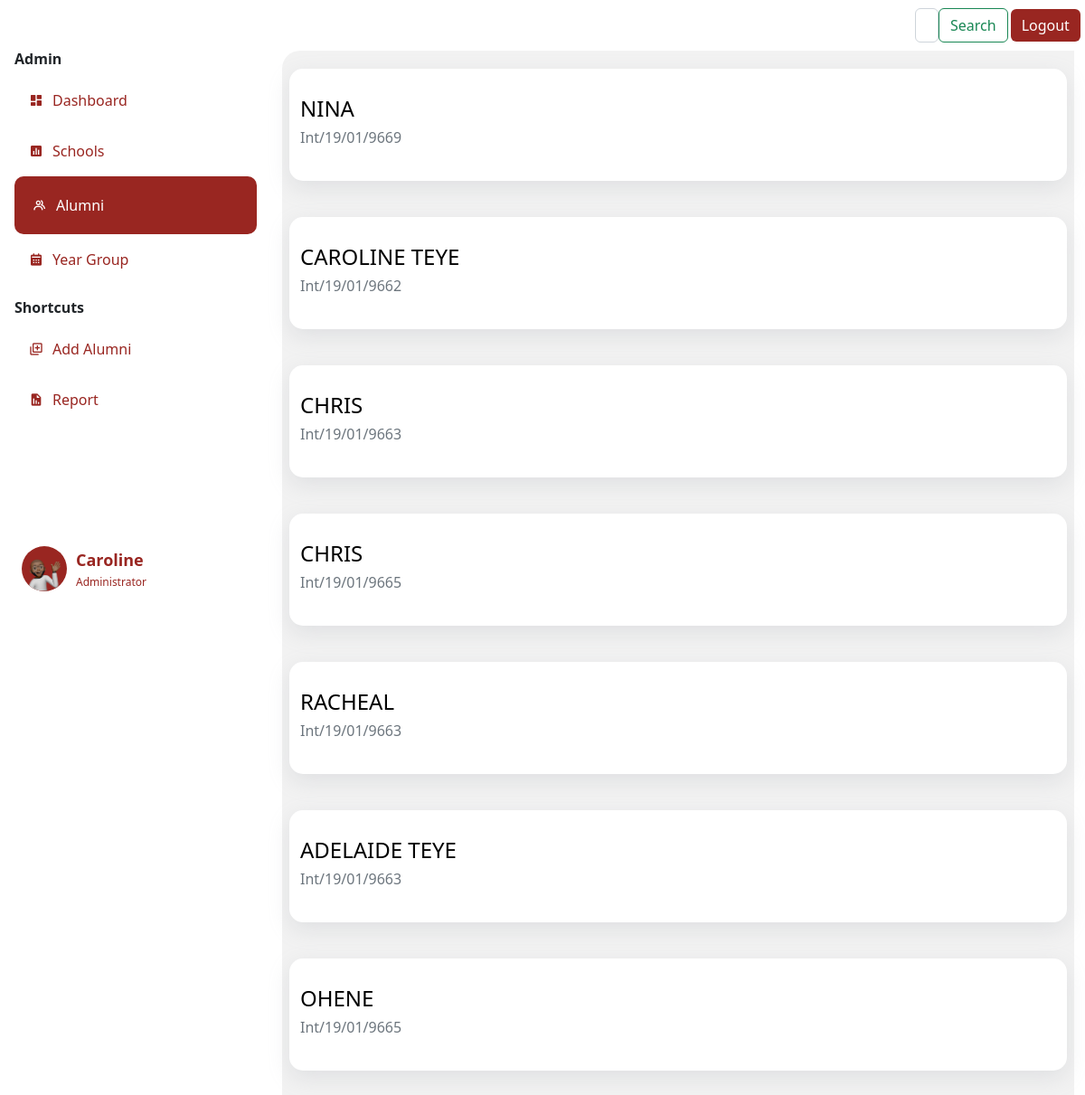
Page /list (signed in) on the earlier database version.
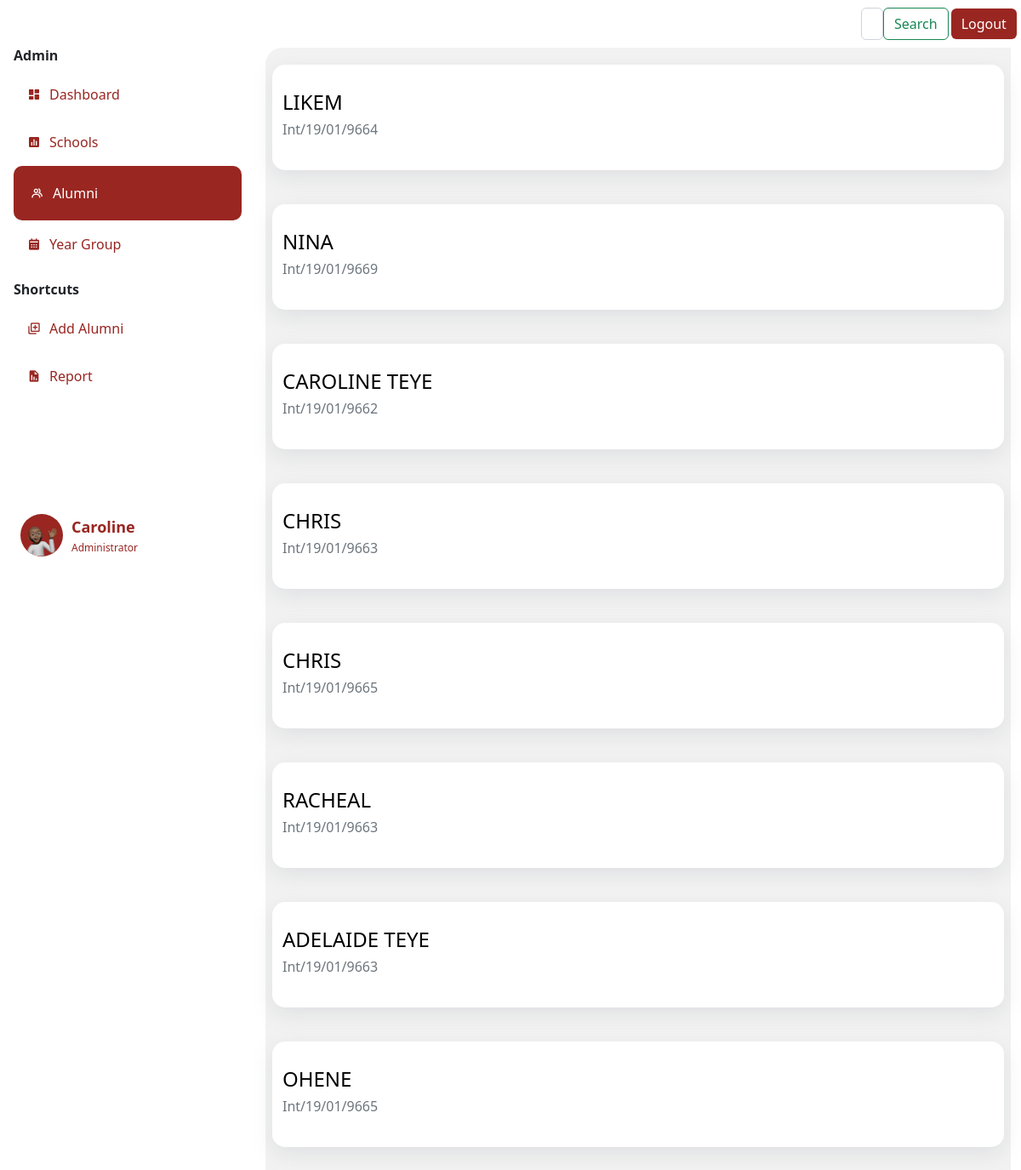
Same page on the later database version.
### app.py (models this page shows)
class User(db.Model,UserMixin):
    id= db.Column(db.Integer, primary_key=True)
    fullname= db.Column(db.String()  )
    indexnumber= db.Column(db.Integer())
    gender= db.Column(db.String()    )
    school= db.Column(db.String()    )
    department= db.Column(db.String()    )
    program= db.Column(db.String()   )
    completed= db.Column(db.Integer()     )
    admitted= db.Column(db.Integer()  )
    email= db.Column(db.String()     )
    telephone= db.Column(db.String()     )
    hall= db.Column(db.String()  )
    nationality= db.Column(db.String()   )
    address= db.Column(db.String()   )
    work= db.Column(db.String()  )
    guardian= db.Column(db.String()  )
    kin= db.Column(db.String()   )
    relationship= db.Column(db.String()  )
    marital= db.Column(db.String()   )
    health= db.Column(db.String()    )
    extra= db.Column(db.String()     )
    image_file = db.Column(db.String(20))
    def __repr__(self):
        return f"User('{self.id}', {self.fullname}, {self.gender}'"

### app.py (the view)
@app.route('/list', methods=['GET', 'POST'])
@login_required
def lists():
    print("Fetching all")
    users=User.query.order_by(User.id.desc()).all()
    print(users)
    print(current_user)
    return render_template("list.html", users=users, current_user=current_user, title="list")

### forms.py
class Search(FlaskForm):
    searched = StringField('Searched', validators=[DataRequired()])
    submit = SubmitField('Search')

### app.py (called while the page is built)
@login_manager.user_loader
def load_user(user_id):
    return Person.query.get(int(user_id))

@app.context_processor
def base():
    form=Search()
    return dict(form=form)

    def __repr__(self):
        return f"Person('{self.id}', {self.name}', {self.yearCompleted})"

### templates/list.html
{% extends 'layout.html' %}
{% block body %}
<div class="row">
    {%for user in users%}
      <div class="department-item" data-aos="fade-down-left">
        <a href="{{url_for("list", userid=user.id)}}" style="text-decoration: none; color: #992621;">
          <h4 class="names"> {{user.fullname}}</h4>
          <h6 class="text-muted">{{user.indexnumber}}</h6>
      </a>
      </div>
    {% endfor %}
    </div>
{% endblock body %}

Differences in the rows shown:
added User: fullname "LIKEM", indexnumber "Int/19/01/9664"
